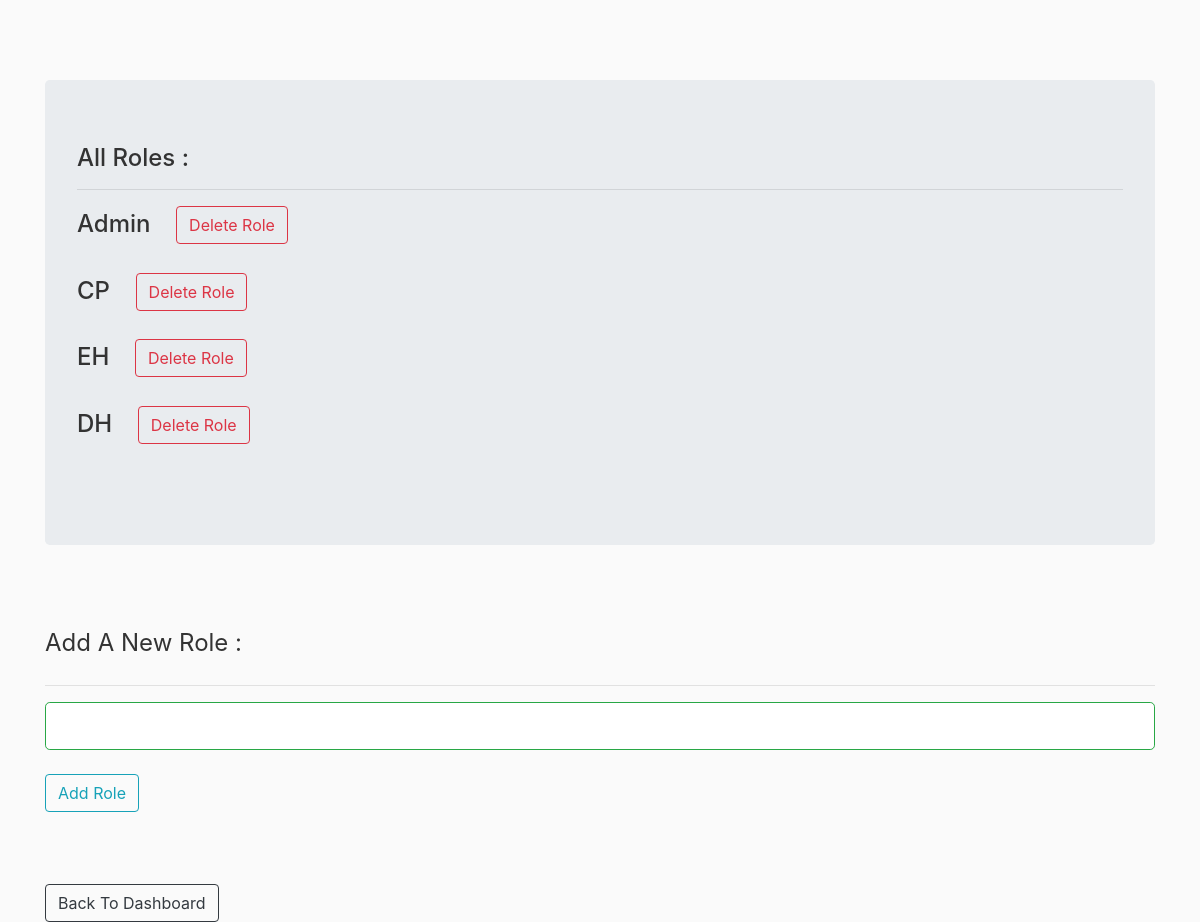
Page /all_roles (signed in) on the committed database.
### rbac/models.py (models this page shows)
class Role(db.Model):
    __tablename__ = 'roles'
    id = db.Column(db.Integer(), primary_key=True)
    name = db.Column(db.String(50), unique=True)

### rbac/routes.py (the view)
@app.route("/all_roles", methods=['GET', 'POST'])
@login_required
def all_roles():
    form = AddRoleForm()
    roles = Role.query.all()
    if form.validate_on_submit():
        r = Role(name=form.name.data)
        db.session.add(r)
        db.session.commit()
        return redirect(url_for('all_roles'))
    return render_template('all_roles.html',form=form,roles=roles)

### rbac/forms.py
class AddRoleForm(FlaskForm):
    name = StringField('Role', validators=[DataRequired(), Length(min=2, max=20)])
    submit = SubmitField('Add Role')

### rbac/models.py (called while the page is built)
@login_manager.user_loader
def load_user(user_id):
    return User.query.get(int(user_id))

### rbac/templates/all_roles.html (shortened to what this page needs)
{% extends "layout.html" %}
{% block content %}
    <div class="jumbotron">
        <h4>All Roles : <br>
            <hr>
            {% for role in roles %}
            {{ role.name }} &nbsp;&nbsp; <a class="btn btn-outline-danger" href="{{ url_for('delete_role',rid=role.id) }}">Delete Role</a> <br>
            <br>
            {% endfor %}
        </h4>
    </div>
    <br><br>
    <form action="" method="POST">
        <fieldset>
            <legend>Add A New Role : </legend><hr>
            {% if form.name.errors %}
                        {{ form.name(class="form-control form-control-lg is-invalid") }}
                        <div class="invalid-feedback">
                            {% for error in form.name.errors %}
                                <span> {{ error }} </span>
                            {% endfor %}
                        </div>
            {% else %}
                        {{ form.name(class="form-control form-control-lg is-valid") }}
            {% endif %}<br>
            {{ form.submit(class="btn btn-outline-info")}}
        </fieldset>
    </form>
    <br><br><br>
<a href="{{ url_for('admin') }}" class="btn btn-outline-dark" >Back To Dashboard</a>
{% endblock content %}

### rbac/templates/layout.html (shortened to what this page needs)
<!DOCTYPE html>
<html lang="en">
<head>
    <link rel="stylesheet" href="https://maxcdn.bootstrapcdn.com/bootstrap/4.0.0/css/bootstrap.min.css">
    <link rel="stylesheet" href="{{ url_for('static', filename='main.css') }}" type="text/css">
</head>
<body >
    <div class="container">
        {% block content %}
        {% endblock content %}
    </div>
</body>
</html>

### rbac/static/main.css (style rules this page uses)
body { background: #fafafa; color: #333333; margin-top: 5rem; }

### rows in the picture
Role: name "Admin"
Role: name "CP"
Role: name "EH"
Role: name "DH"
